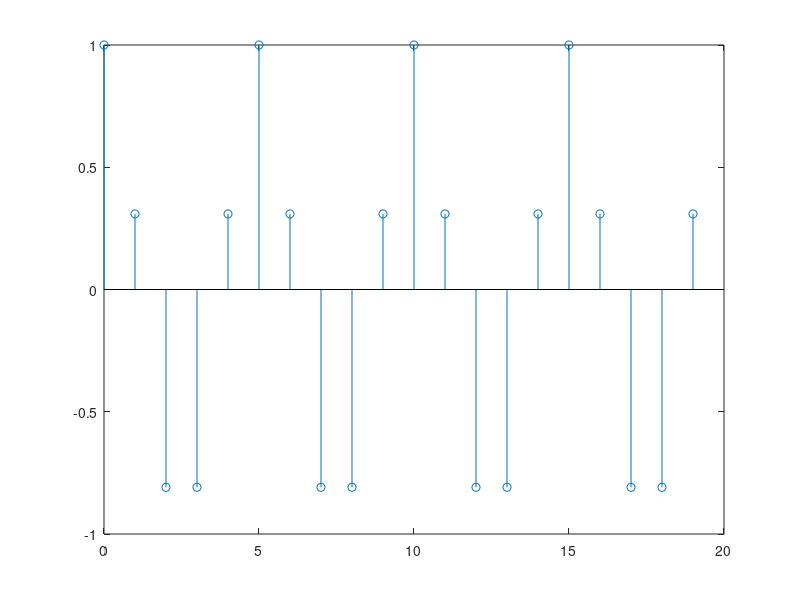
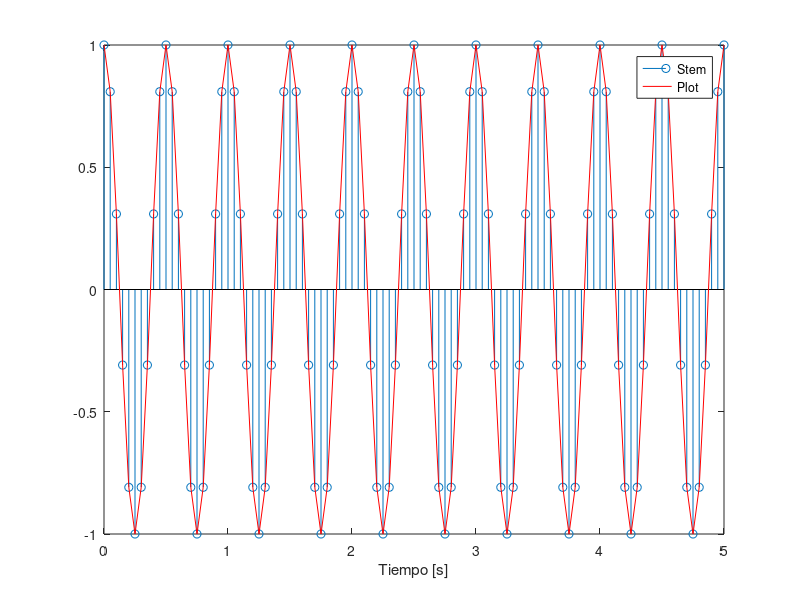
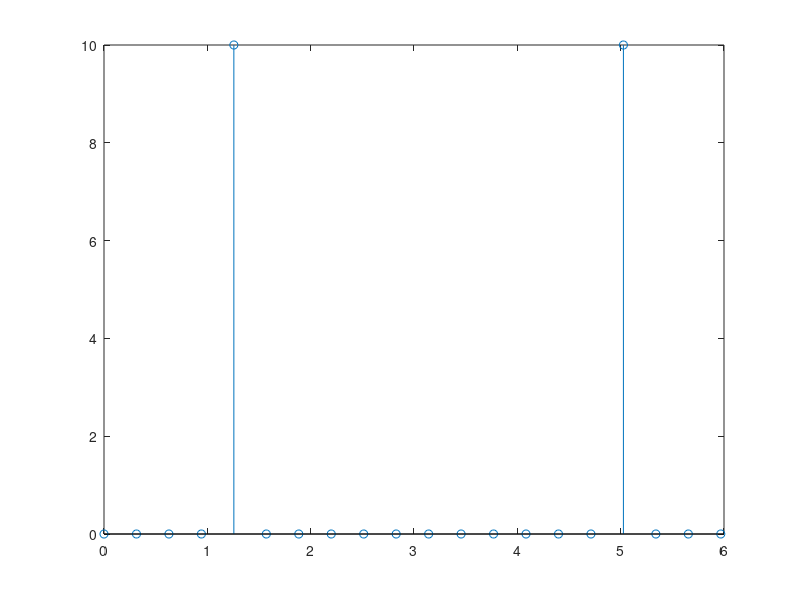
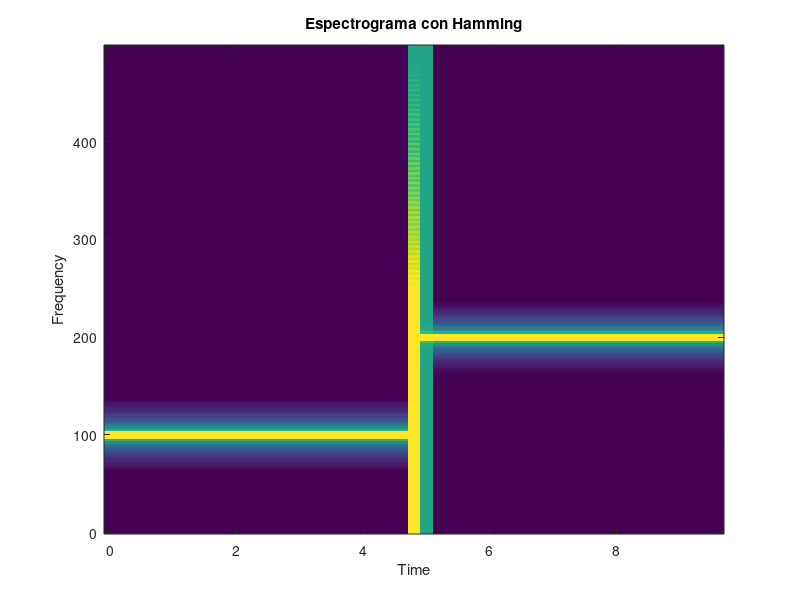

MATLAB code to generate these figures, in order: (Note: this script raises an error after producing the figures.)
% Primer programa en Matlab

% ** Curso 1 Seniales y Sistemas - FIUBA **



clc,clear all % Limpiamos la pantalla y borramos todas las variables





%% Coseno discreto



n = 0:19;

Omega = 2*pi/5;

y1 = cos(Omega*n); % Frec Omega=2pi/5



figure

stem(n,y1)

pause;

%% Coseno continuo muestreado



fs = 20;        % frec de muestreo

f0 = 2;         % frec coseno [Hz]

T = 5;          % duracion del coseno [s]

t = 0:1/fs:T;   % eje temporal. El paso es 1/fs



y2 = cos(2*pi*f0*t); % señal muestreada



% Ploteo señales superpuestas usando stem y plot

figure,stem(t,y2)

hold on,plot(t,y2,'r')

xlabel 'Tiempo [s]'

legend('Stem','Plot')

pause;

%% DFT del coseno



Y = fft(y1);    % hago la DFT (muestras de la T.F entre 0 y 2pi)

Y_abs = abs(Y); % tomo el valor absoluto de la DFT (es compleja)

Y_eje = 0:2*pi/length(Y):2*pi*(length(Y) - 1)/length(Y); % defino el eje x para el grafico

figure,stem(Y_eje,Y_abs)

pause;

%% Espectrograma



% Defino 2 cosenos con frecuencias f1 y f2 y duracion T, y

% los concateno en el vector y



T = 5;

fs = 1000; % elijo fs suficientemente alta

t = 0:1/fs:T;



f1 = 100;

y1 = cos(2*pi*f1*t);



f2 = 200;

y2 = cos(2*pi*f2*t);



y = [y1,y2];  % concateno ambos vectores



% Realizo el espectrograma

% S = SPECTROGRAM(X,WINDOW,NOVERLAP,NFFT,Fs) 

%   X: vector con muestras de la senial

%   WINDOW: ventana del espectrograma (vector o numero de muestras)

%   NOVERLAP: cant de muestras q se solapan las ventanas

%   NFFT: cant de muestras con las que hace la FFT (poner [] para default)

%   FS: frecuencia de muestreo del vector X (pone el eje horizontal del

%       espectrograma en [s] y el vertical en [Hz]

%   Nota: poner 'yaxis' como ultimo argumento pone el eje de tiempo como

%   horizontal. Si no, queda es vertical por defaut.



w1 = hamming(400);  % ventana hamming

%figure, spectrogram(y,w1,200,[],fs,'yaxis')  % senial, ventana(vector de muestras), cada cuantas muestras se solapa, cuantas muestras hace la transformada, frecuencia para poder plotear 
figure, specgram(y,400,fs,w1,200);

title 'Espectrograma con Hamming'

caxis([-60 0])      % modifico el color axis para verlo mejor



w2 = boxcar(400);   % ventana cuadrada

figure, spectrogram(y,w2,200,[],fs,'yaxis')

title 'Espectrograma con Boxcar'

caxis([-60 0])



% Nota: explorar los espectrogramas con el boton Rotate 3D de la ventana

% de la figura





% Visualizo la senial y su espectro para comparar

figure,plot(y)

Y = fft(y);

Y_eje = linspace(0,2*pi,length(Y));

figure,plot(Y_eje,abs(Y))


pause;


%% Otros espectrogramas (ejemplo tomado de "help spectrogram")



% Spectrogram of linear chirp

t=0:0.001:2;                    % 2 secs @ 1kHz sample rate

y=chirp(t,100,1,200);       % Start @ 100Hz, cross 200Hz at t=1sec

spectrogram(y,kaiser(128,18),120,128,1E3,'yaxis');

title('Linear Chirp: start at 100Hz and cross 200Hz at t=1sec');



% Waterfall display of the PSD of each segment of a VCO

Fs = 10e3;

t = 0:1/Fs:2;

x1 = vco(sawtooth(2*pi*t,0.5),[0.1 0.4]*Fs,Fs);

spectrogram(x1,kaiser(256,5),220,512,Fs);

view(-45,65)

colormap bone

pause;

% Ejemplos de imagenes embebidas en espectrogramas de canciones:

%   http://twistedsifter.com/2013/01/hidden-images-embedded-into-songs-spectrographs/



%% Espectros de ventanas

% Otras ventanas que trae el Matlab:

%    bartlett, blackman, boxcar, chebwin, hamming, hann, kaiser, triang.



Nw = 200;    % cant de puntos de la ventana

nfft = 1024; % cant de puntos con que hago la fft (>Nw)



w = hanning(Nw);

W_dB = 20*log10(fftshift(abs(fft(w,nfft)))); % espectro en [dB]



w_eje = linspace(-1,1,nfft); % eje de frecuencias normalizado de -1 a 1 en vez de -pi a pi



figure

subplot(1,2,1),plot(w), xlabel 'Muestras',title 'Ventana'

subplot(1,2,2),plot(w_eje,W_dB), xlabel 'Frec normalizada',title 'Espectro [dB]'



% FIN DEL CODIGO